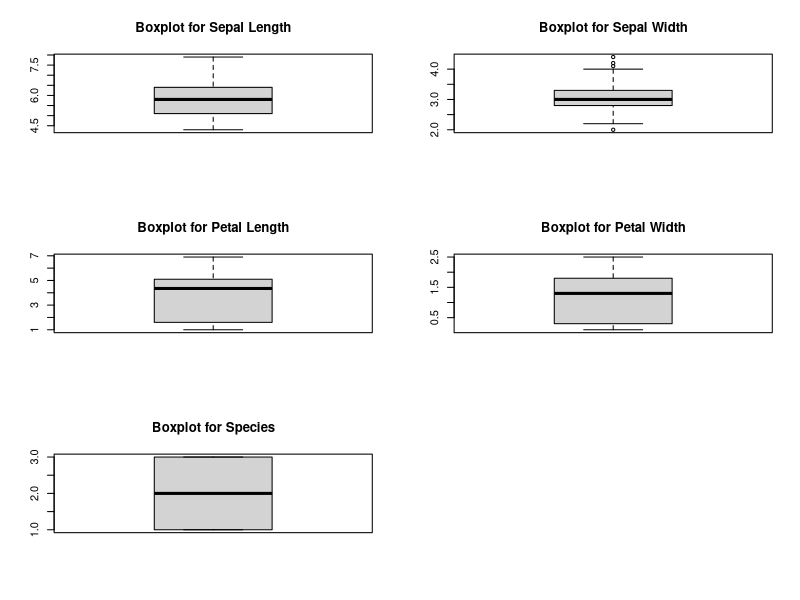
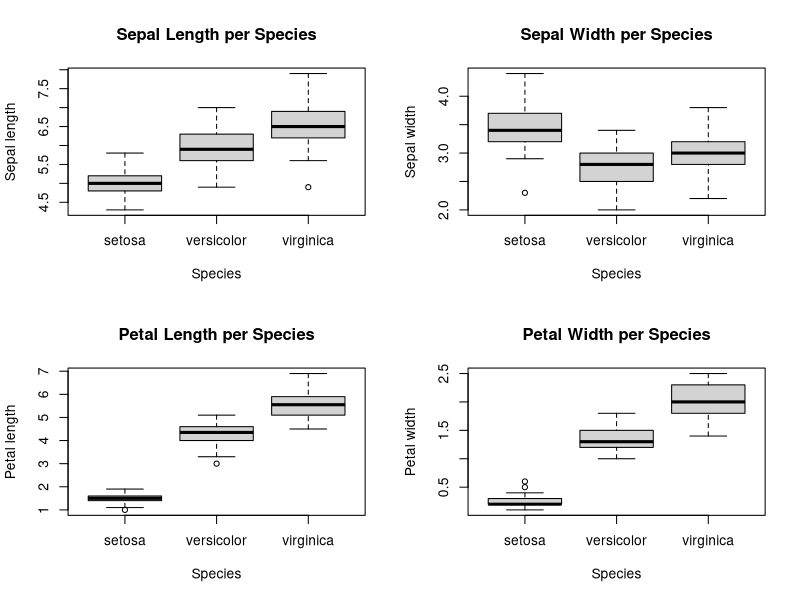
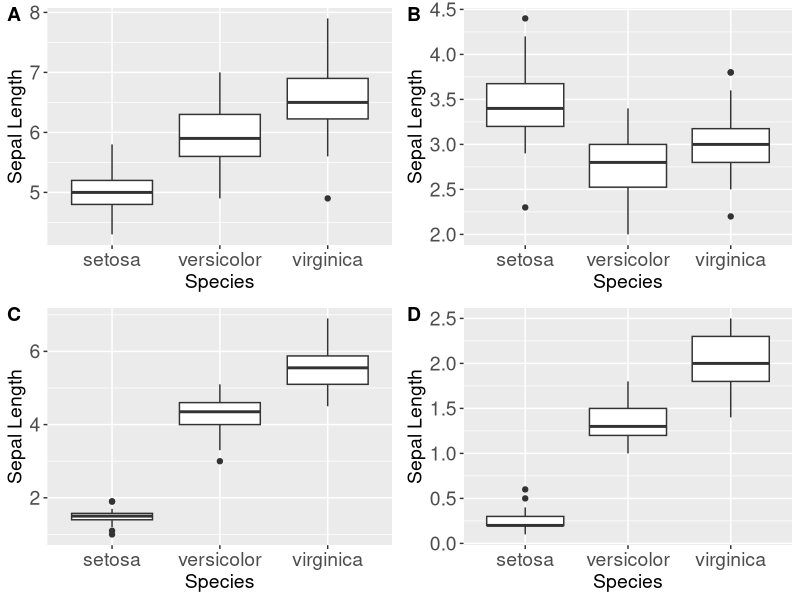

Reproduce these figures in R, in order.
# This script creates several boxplots as examples of usage of R tools
# The dataset used is the famous "Iris dataset", introduced by Ronald Fischer
# circa 1936. This dataset is built-in several R distributions.
# If it's not built-in to your distribution, uncomment the code below

# iris <- read.csv(paste(getwd(), '/datasets/iris.csv', sep=''), header=TRUE)

# Using basic R
# One boxplot for each variable
par(mfrow=c(3,2))
boxplot(iris$Sepal.Length, main="Boxplot for Sepal Length")
boxplot(iris$Sepal.Width, main="Boxplot for Sepal Width")
boxplot(iris$Petal.Length, main="Boxplot for Petal Length")
boxplot(iris$Petal.Width, main="Boxplot for Petal Width")
# The boxplot below does not make a lot of sense because the categories are
# evenly distibuted, but it might make sense in other datasets
boxplot(as.numeric(factor(iris$Species)), main="Boxplot for Species")

# One boxplot per variable, per Species
par(mfrow=c(2,2))
boxplot(Sepal.Length~Species, data=iris, main="Sepal Length per Species", 
        xlab="Species", ylab="Sepal length")
boxplot(Sepal.Width~Species, data=iris, main="Sepal Width per Species", 
        xlab="Species", ylab="Sepal width")
boxplot(Petal.Length~Species, data=iris, main="Petal Length per Species", 
        xlab="Species", ylab="Petal length")
boxplot(Petal.Width~Species, data=iris, main="Petal Width per Species", 
        xlab="Species", ylab="Petal width")


# Using ggplot
# IMPORTANT: You MUST have ggplot2 and cowplot installed to execute this part, 
# if you don't, comment this part out or execute the following commands
# to install:
# install.packages('ggplot2')
# install.packages('cowplot')

library(ggplot2)
spl <- ggplot(iris, aes(x = Species, y = Sepal.Length)) +
        theme(
            legend.title=element_blank(),          # theme sets aesthetic 
            legend.text=element_blank(),           # settings for graphic 
            axis.title.x=element_text(size=14),    # elements such as  axis 
            axis.text.x = element_text(size=14),   # title, axis text and legend
            axis.title.y=element_text(size=14),     
            axis.text.y = element_text(size=14)) +  
        geom_boxplot() +
        scale_x_discrete(name='Species') + 
        scale_y_continuous(name='Sepal Length')

spw <- ggplot(iris, aes(x = Species, y = Sepal.Width)) +
        theme(
            legend.title=element_blank(),          # theme sets aesthetic 
            legend.text=element_blank(),           # settings for graphic 
            axis.title.x=element_text(size=14),    # elements such as  axis 
            axis.text.x = element_text(size=14),   # title, axis text and legend
            axis.title.y=element_text(size=14),     
            axis.text.y = element_text(size=14)) +  
        geom_boxplot() +
        scale_x_discrete(name='Species') + 
        scale_y_continuous(name='Sepal Length')

ptl <- ggplot(iris, aes(x = Species, y = Petal.Length)) +
        theme(
            legend.title=element_blank(),          # theme sets aesthetic 
            legend.text=element_blank(),           # settings for graphic 
            axis.title.x=element_text(size=14),    # elements such as  axis 
            axis.text.x = element_text(size=14),   # title, axis text and legend
            axis.title.y=element_text(size=14),     
            axis.text.y = element_text(size=14)) +  
        geom_boxplot() +
        scale_x_discrete(name='Species') + 
        scale_y_continuous(name='Sepal Length')

ptw <- ggplot(iris, aes(x = Species, y = Petal.Width)) +
        theme(
            legend.title=element_blank(),          # theme sets aesthetic 
            legend.text=element_blank(),           # settings for graphic 
            axis.title.x=element_text(size=14),    # elements such as  axis 
            axis.text.x = element_text(size=14),   # title, axis text and legend
            axis.title.y=element_text(size=14),     
            axis.text.y = element_text(size=14)) +  
        geom_boxplot() +
        scale_x_discrete(name='Species') + 
        scale_y_continuous(name='Sepal Length')
# Draw plots in a 2x2 grid using cowplot
# The plots are labeled A to D
cowplot::plot_grid(spl, spw, ptl, ptw, labels='AUTO')
